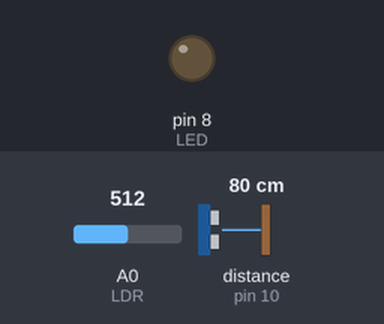
Simulated run of this sketch. Board: Arduino Uno, built with avr-gcc and run on an emulated ATmega328P. Shown: output pins drawn as LEDs (lit = HIGH). Wiring (inferred from the names in the program): ultrasonic range finder: trigger pin 9; echo pin 10. The inputs (shaded band) are chosen by the test bench; at power-on: distance to the obstacle (sensor on pin 10) 80 cm, A0 (LDR) = 512. The echo pulse lasts 58.3 µs per cm; pins used as bus, display or sensor lines are not drawn; what the sketch prints to the serial monitor is not drawn.

Above: at 1.3 s.
1.4 s: distance to the obstacle (sensor on pin 10) set to 34 cm
2.9 s: distance to the obstacle (sensor on pin 10) set to 28 cm
At 4.0 s:
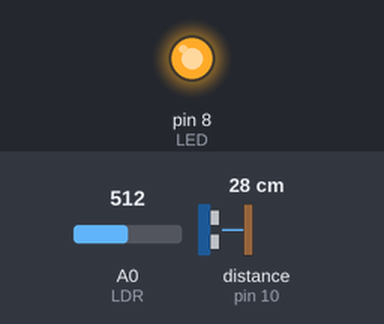
4.5 s: A0 (LDR) set to 483
At 5.4 s:
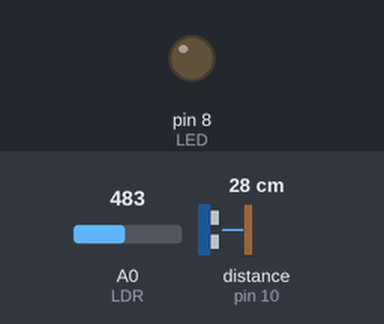
6.5 s: A0 (LDR) set to 510
At 7.1 s:
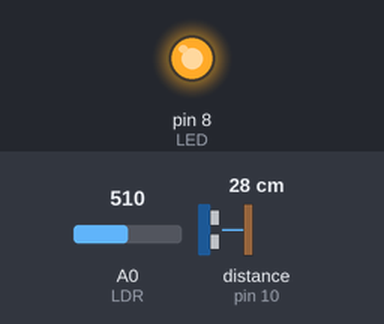
8.0 s: A0 (LDR) set to 20
At 8.4 s:
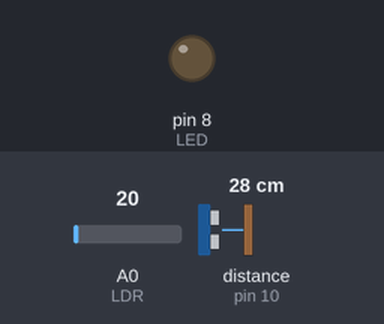
Timing chart, 0 to 10.5 s (numbered marks = the images above; inputs shaded):
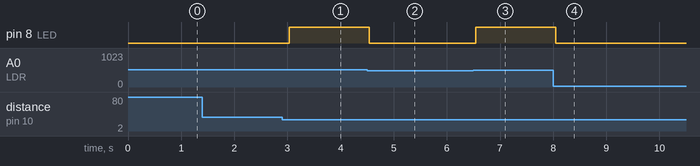

The sketch:

Smart_street_light_project.ino
```cpp
// Smart Street Light with LDR + Ultrasonic Sensor
// by Amey Jadhav

#define TRIG 9
#define ECHO 10
#define LED 8
#define LDR A0

long duration;
int distance;
int ldrValue;

void setup() {
  pinMode(TRIG, OUTPUT);
  pinMode(ECHO, INPUT);
  pinMode(LED, OUTPUT);
  pinMode(LDR, INPUT);
  Serial.begin(9600);
}

void loop() {
  // Read LDR sensor (light intensity)
  ldrValue = analogRead(LDR);
  Serial.print("LDR Value: ");
  Serial.println(ldrValue);

  // Set a threshold (adjust as needed)
  int lightThreshold = 500;  // <500 = night, >500 = day

  if (ldrValue > lightThreshold) {
    // It's night — activate ultrasonic sensor
    digitalWrite(TRIG, LOW);
    delayMicroseconds(2);
    digitalWrite(TRIG, HIGH);
    delayMicroseconds(10);
    digitalWrite(TRIG, LOW);

    duration = pulseIn(ECHO, HIGH);
    distance = duration * 0.034 / 2;

    Serial.print("Distance: ");
    Serial.println(distance);

    // Object detected within 30 cm
    if (distance < 30) {
      digitalWrite(LED, HIGH);
      Serial.println("Vehicle detected → Light ON");
    } else {
      digitalWrite(LED, LOW);
      Serial.println("No vehicle → Light OFF");
    }

  } else {
    // It's daytime → Light always off
    digitalWrite(LED, LOW);
    Serial.println("Daytime → Light OFF");
  }

  delay(500);
}
```

Measured:
- the behaviour switches between 31 and 30 cm on distance to the obstacle (sensor on pin 10) (found by bisection; images 0 and 1)
- the behaviour switches between 501 and 500 on A0 (LDR) (found by bisection; images 1 and 2)
- after the input at 1.4 s, every drawn part: stays the same
- after the input at 2.9 s, pin 8 (LED): LOW → HIGH after 0.13 s
- after the input at 4.5 s, pin 8 (LED): HIGH → LOW at once
- after the input at 6.5 s, pin 8 (LED): LOW → HIGH at once
- after the input at 8.0 s, pin 8 (LED): HIGH → LOW after 0.05 s
